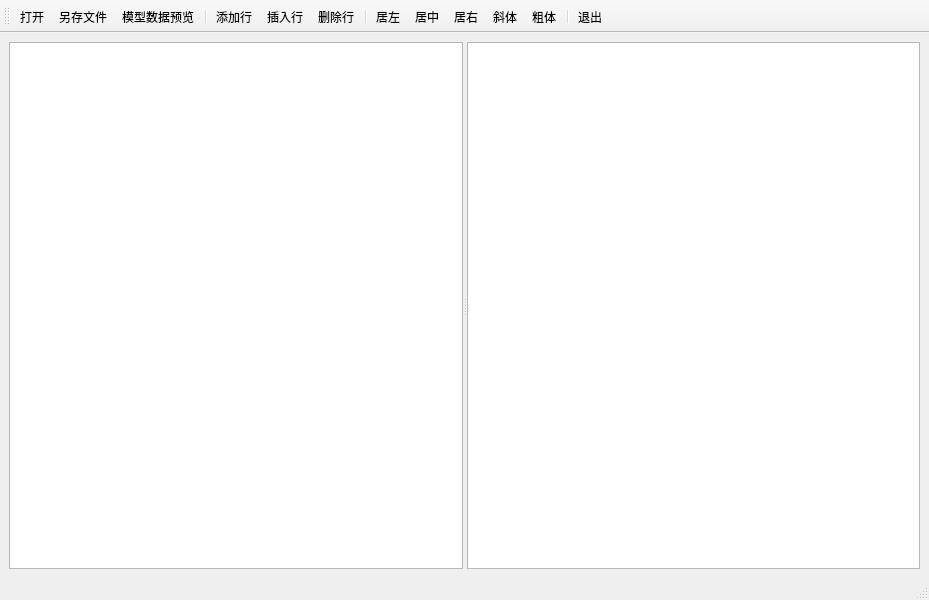
<?xml version="1.0" encoding="UTF-8"?>
<ui version="4.0">
 <class>MainWindow</class>
 <widget class="QMainWindow" name="MainWindow">
  <property name="geometry">
   <rect>
    <x>0</x>
    <y>0</y>
    <width>929</width>
    <height>600</height>
   </rect>
  </property>
  <property name="windowTitle">
   <string>MainWindow</string>
  </property>
  <widget class="QWidget" name="centralwidget">
   <layout class="QVBoxLayout" name="verticalLayout">
    <item>
     <widget class="QSplitter" name="splitter">
      <property name="orientation">
       <enum>Qt::Horizontal</enum>
      </property>
      <widget class="QTableView" name="tableView"/>
      <widget class="QPlainTextEdit" name="plainTextEdit"/>
     </widget>
    </item>
   </layout>
  </widget>
  <widget class="QStatusBar" name="statusbar"/>
  <widget class="QToolBar" name="toolBar">
   <property name="windowTitle">
    <string>toolBar</string>
   </property>
   <property name="toolButtonStyle">
    <enum>Qt::ToolButtonTextUnderIcon</enum>
   </property>
   <attribute name="toolBarArea">
    <enum>TopToolBarArea</enum>
   </attribute>
   <attribute name="toolBarBreak">
    <bool>false</bool>
   </attribute>
   <addaction name="actOpen"/>
   <addaction name="actSave"/>
   <addaction name="actModelData"/>
   <addaction name="separator"/>
   <addaction name="actAppend"/>
   <addaction name="actInsert"/>
   <addaction name="actDelete"/>
   <addaction name="separator"/>
   <addaction name="actAlignLeft"/>
   <addaction name="actAlignCenter"/>
   <addaction name="actAlignRight"/>
   <addaction name="actItatic"/>
   <addaction name="actBold"/>
   <addaction name="separator"/>
   <addaction name="actExit"/>
  </widget>
  <action name="actOpen">
   <property name="icon">
    <iconset resource="res.qrc">
     <normaloff>:/icons/open.bmp</normaloff>:/icons/open.bmp</iconset>
   </property>
   <property name="text">
    <string>打开</string>
   </property>
   <property name="toolTip">
    <string>打开</string>
   </property>
  </action>
  <action name="actSave">
   <property name="icon">
    <iconset resource="res.qrc">
     <normaloff>:/icons/save.bmp</normaloff>:/icons/save.bmp</iconset>
   </property>
   <property name="text">
    <string>另存文件</string>
   </property>
   <property name="toolTip">
    <string>另存文件</string>
   </property>
  </action>
  <action name="actAppend">
   <property name="icon">
    <iconset resource="res.qrc">
     <normaloff>:/icons/append.bmp</normaloff>:/icons/append.bmp</iconset>
   </property>
   <property name="text">
    <string>添加行</string>
   </property>
   <property name="toolTip">
    <string>添加一行</string>
   </property>
  </action>
  <action name="actInsert">
   <property name="icon">
    <iconset resource="res.qrc">
     <normaloff>:/icons/insert.bmp</normaloff>:/icons/insert.bmp</iconset>
   </property>
   <property name="text">
    <string>插入行</string>
   </property>
   <property name="toolTip">
    <string>插入一行</string>
   </property>
  </action>
  <action name="actDelete">
   <property name="icon">
    <iconset resource="res.qrc">
     <normaloff>:/icons/delete.bmp</normaloff>:/icons/delete.bmp</iconset>
   </property>
   <property name="text">
    <string>删除行</string>
   </property>
   <property name="toolTip">
    <string>删除当前行</string>
   </property>
   <property name="shortcut">
    <string>Del</string>
   </property>
  </action>
  <action name="actExit">
   <property name="icon">
    <iconset resource="res.qrc">
     <normaloff>:/icons/exit.bmp</normaloff>:/icons/exit.bmp</iconset>
   </property>
   <property name="text">
    <string>退出</string>
   </property>
   <property name="toolTip">
    <string>退出</string>
   </property>
  </action>
  <action name="actModelData">
   <property name="icon">
    <iconset resource="res.qrc">
     <normaloff>:/icons/import.bmp</normaloff>:/icons/import.bmp</iconset>
   </property>
   <property name="text">
    <string>模型数据预览</string>
   </property>
   <property name="toolTip">
    <string>模型数据预览</string>
   </property>
  </action>
  <action name="actAlignLeft">
   <property name="icon">
    <iconset resource="res.qrc">
     <normaloff>:/icons/aligncenter.bmp</normaloff>:/icons/aligncenter.bmp</iconset>
   </property>
   <property name="text">
    <string>居左</string>
   </property>
   <property name="toolTip">
    <string>文本左对齐</string>
   </property>
   <property name="shortcut">
    <string>Ctrl+L</string>
   </property>
  </action>
  <action name="actAlignCenter">
   <property name="icon">
    <iconset resource="res.qrc">
     <normaloff>:/icons/aligncenter.bmp</normaloff>:/icons/aligncenter.bmp</iconset>
   </property>
   <property name="text">
    <string>居中</string>
   </property>
   <property name="toolTip">
    <string>文本居中对齐</string>
   </property>
   <property name="shortcut">
    <string>Ctrl+E</string>
   </property>
  </action>
  <action name="actAlignRight">
   <property name="icon">
    <iconset resource="res.qrc">
     <normaloff>:/icons/alignright.bmp</normaloff>:/icons/alignright.bmp</iconset>
   </property>
   <property name="text">
    <string>居右</string>
   </property>
   <property name="toolTip">
    <string>文本右对齐</string>
   </property>
   <property name="shortcut">
    <string>Ctrl+R</string>
   </property>
  </action>
  <action name="actItatic">
   <property name="checkable">
    <bool>true</bool>
   </property>
   <property name="icon">
    <iconset resource="res.qrc">
     <normaloff>:/icons/itl.bmp</normaloff>:/icons/itl.bmp</iconset>
   </property>
   <property name="text">
    <string>斜体</string>
   </property>
   <property name="toolTip">
    <string>斜体</string>
   </property>
   <property name="shortcut">
    <string>Ctrl+I</string>
   </property>
  </action>
  <action name="actBold">
   <property name="checkable">
    <bool>true</bool>
   </property>
   <property name="checked">
    <bool>false</bool>
   </property>
   <property name="icon">
    <iconset resource="res.qrc">
     <normaloff>:/icons/bld.bmp</normaloff>:/icons/bld.bmp</iconset>
   </property>
   <property name="text">
    <string>粗体</string>
   </property>
   <property name="toolTip">
    <string>粗体</string>
   </property>
   <property name="shortcut">
    <string>Ctrl+B</string>
   </property>
  </action>
 </widget>
 <resources>
  <include location="res.qrc"/>
 </resources>
 <connections/>
</ui>
